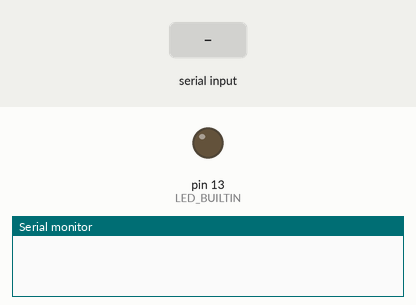
Simulated run of this sketch. Board: Arduino Uno, built with avr-gcc and run on an emulated ATmega328P. Parts: output pins drawn as LEDs (lit = HIGH), the last lines printed to the serial monitor. Inputs (shaded band) come from the test bench.

Above: at 1.2 s.
1.3 s: "sos" received over Serial
At 5.2 s:
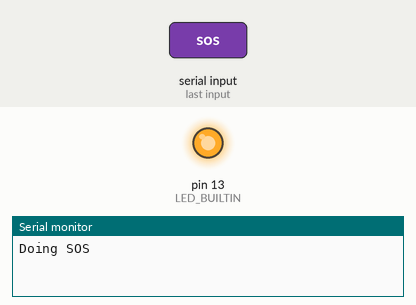
Timing chart, 0 to 10.3 s (numbered marks = the images above; inputs shaded):
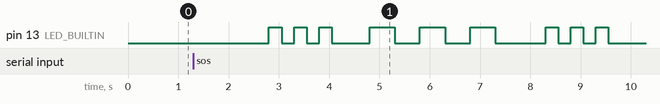

Measured:
- after the input at 1.3 s, pin 13 (LED_BUILTIN): LOW → HIGH after 1.5 s, → LOW 0.25 s later, → HIGH 0.25 s later, → LOW 0.25 s later, … (18 changes in this stretch)

The sketch:

serial.ino
```cpp
String incoming = "";
int DOT = 250;
int DASH = 500;


void setup() {
  // put your setup code here, to run once:
  pinMode(13, OUTPUT);
  Serial.begin(9600);
}

void flash(int t)
{
  digitalWrite(LED_BUILTIN, HIGH);   // turn the LED on (HIGH is the voltage level)
  delay(t);
  digitalWrite(LED_BUILTIN, LOW);
  delay(t);
}

void sos()
{
  flash(DOT);
  flash(DOT);
  flash(DOT);
  delay(500);
  flash(DASH);
  flash(DASH);
  flash(DASH);
  delay(500);
  flash(DOT);
  flash(DOT);
  flash(DOT);
  delay(1000);
}


void loop() {
  // put your main code here, to run repeatedly:
  if (Serial.available() > 0)
  {
    //we have received a message
    incoming = Serial.readString();

    if (incoming == "on")
    {
      Serial.write("Switching on LED\n");
      digitalWrite(13, HIGH);
    }
    else if (incoming == "sos")
    {

      Serial.write("Doing SOS\n");
      digitalWrite(LED_BUILTIN, LOW);
      delay(500);
      sos();
    }
    else if (incoming == "off")
    {
      Serial.write("Switching off LED\n");
      digitalWrite(13, LOW);
    }
    else
    {
      Serial.write("Commands: on, off, sos\n");
    }
  }
}
```
